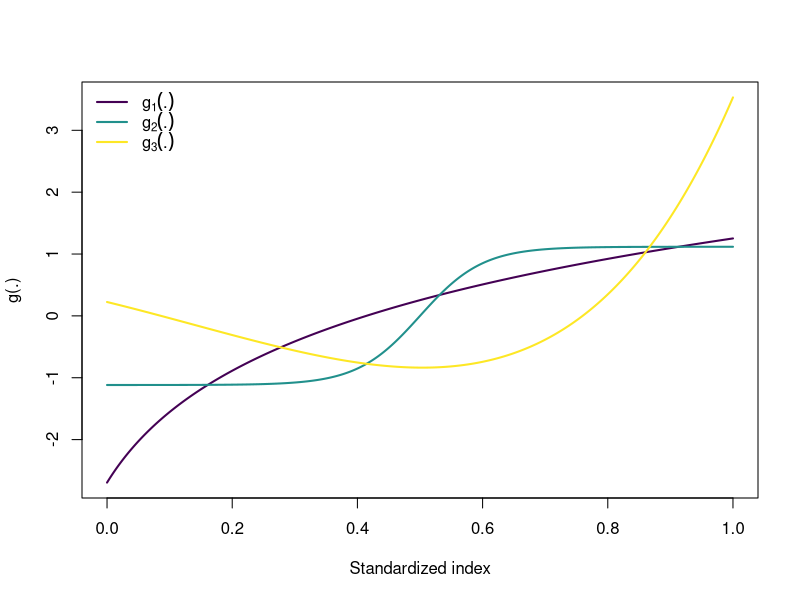
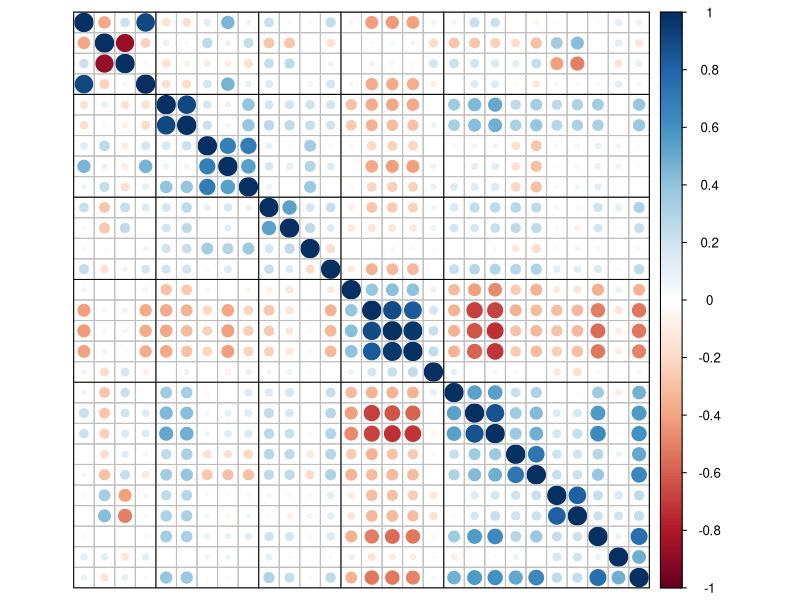

The R source for these figures, in order:
################################################################################
#
#  Additional graphics found in the Supplementary Materials of
#
#   Masselot et al., 2022
#   Constrained groupwise additive index models
#   Biostatistics
#
#   Supplementary materials
#
#   Author: Pierre Masselot
#
################################################################################

#-------------------------------------------
# Packages
#-------------------------------------------

library(viridis) # Color palettes
library(corrplot) # To plot correlation matrix

#-----------------------
# Supplementary Figure 1
#-----------------------

# True functions
Gfuns <- c(
  function(z) log(z - min(z) + .1), 
  function(z, lambda = 20) 1 / (1 + exp(-lambda * (z - .5))), 
  function(z, lambda = c(0.2118881, 0.3006585, 0.0982663, 0.0153671, 0.0016265))
    poly(z, 5) %*% lambda
)

# Evaluate functions
zseq <- seq(0, 1, length.out = 1000)
geval <- sapply(Gfuns, do.call, list(z = zseq))

# Plot
matplot(zseq, scale(geval), type = "l", lty = 1, lwd = 2, 
  col = viridis(length(Gfuns)), xlab = "Standardized index", ylab = "g(.)")
legend("topleft", legend = sapply(seq_along(Gfuns), 
    function(i) as.expression(bquote(g[.(i)](.)))),
  col = viridis(length(Gfuns)), lty = 1, lwd = 2, bty = "n")

#-----------------------
# Supplementary Figure 2
#-----------------------

# Load correlation matrix (Robinson et al. 2018)
corrmat <- data.matrix(read.table("Data/1.4_ExposomeCorrelation.csv", 
  sep = ","))
colnames(corrmat) <- rownames(corrmat) <- NULL

# Group specification
groups <- list(meteorology = c(1:4), ap = c(5:9), road = c(10, 16:18), 
  natural = c(11:15), built = c(19:28))
groupinds <- unlist(groups)
groupvec <- rep(seq_along(groups), sapply(groups, length))

# Reorder correlation matrix
corrmat_ord <- corrmat[groupinds, groupinds]

# Limits of groups
grouplims <- which(diff(groupvec) > 0) + .5

# Plot correlation matrix
corrplot(corrmat_ord, tl.pos = "n")
segments(x0 = grouplims, y0 = .5, y1 = length(groupinds) + .5)
segments(x0 = .5, x1 = length(groupinds) + .5, 
  y0 = length(groupinds) - grouplims + 1)
rect(.5, length(groupinds) + .5, length(groupinds) + .5, .5, 
  col = NA, border = "black")
